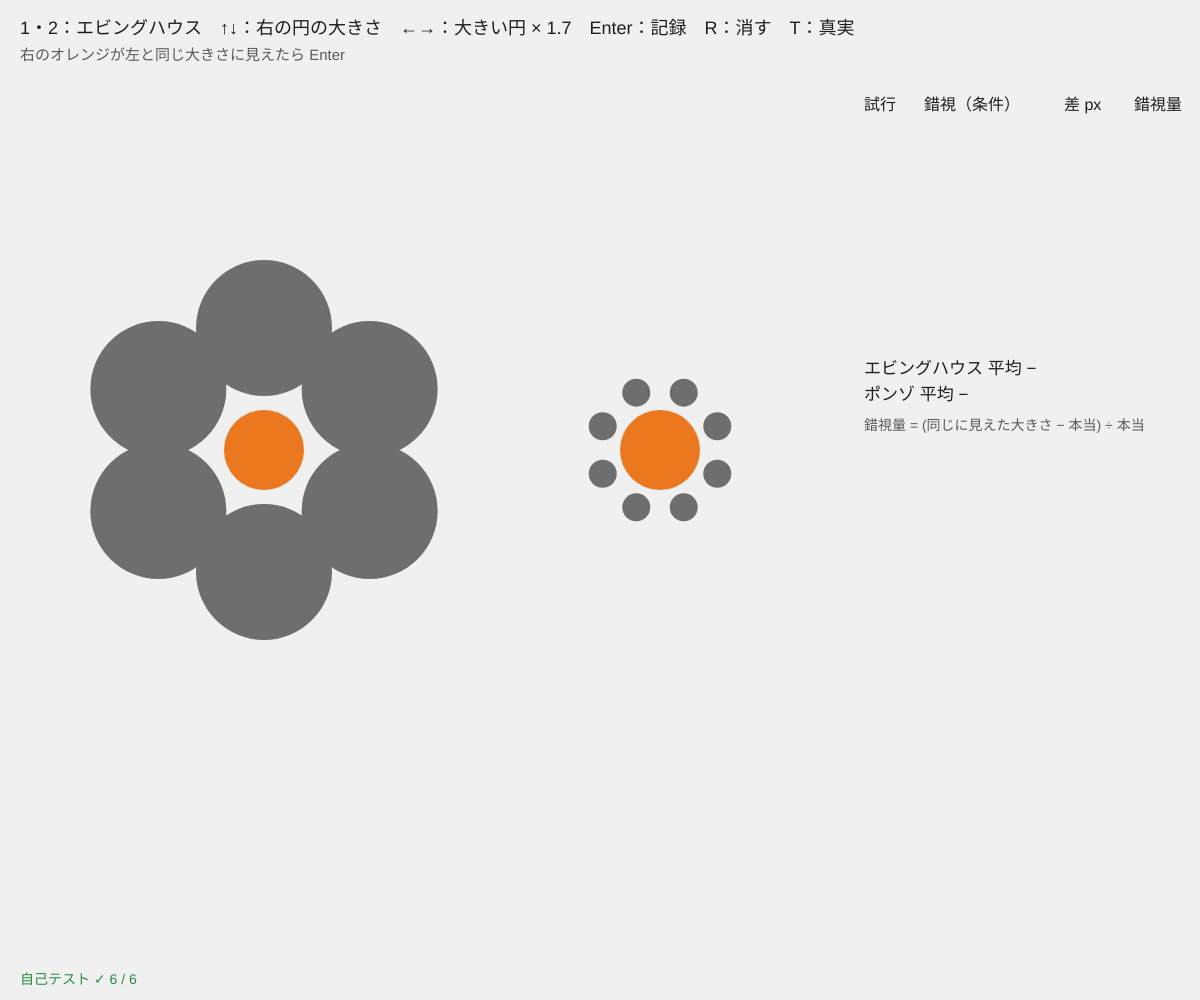
Frame 1 (no input)
Frame 60 (no input): identical to frame 1, image omitted
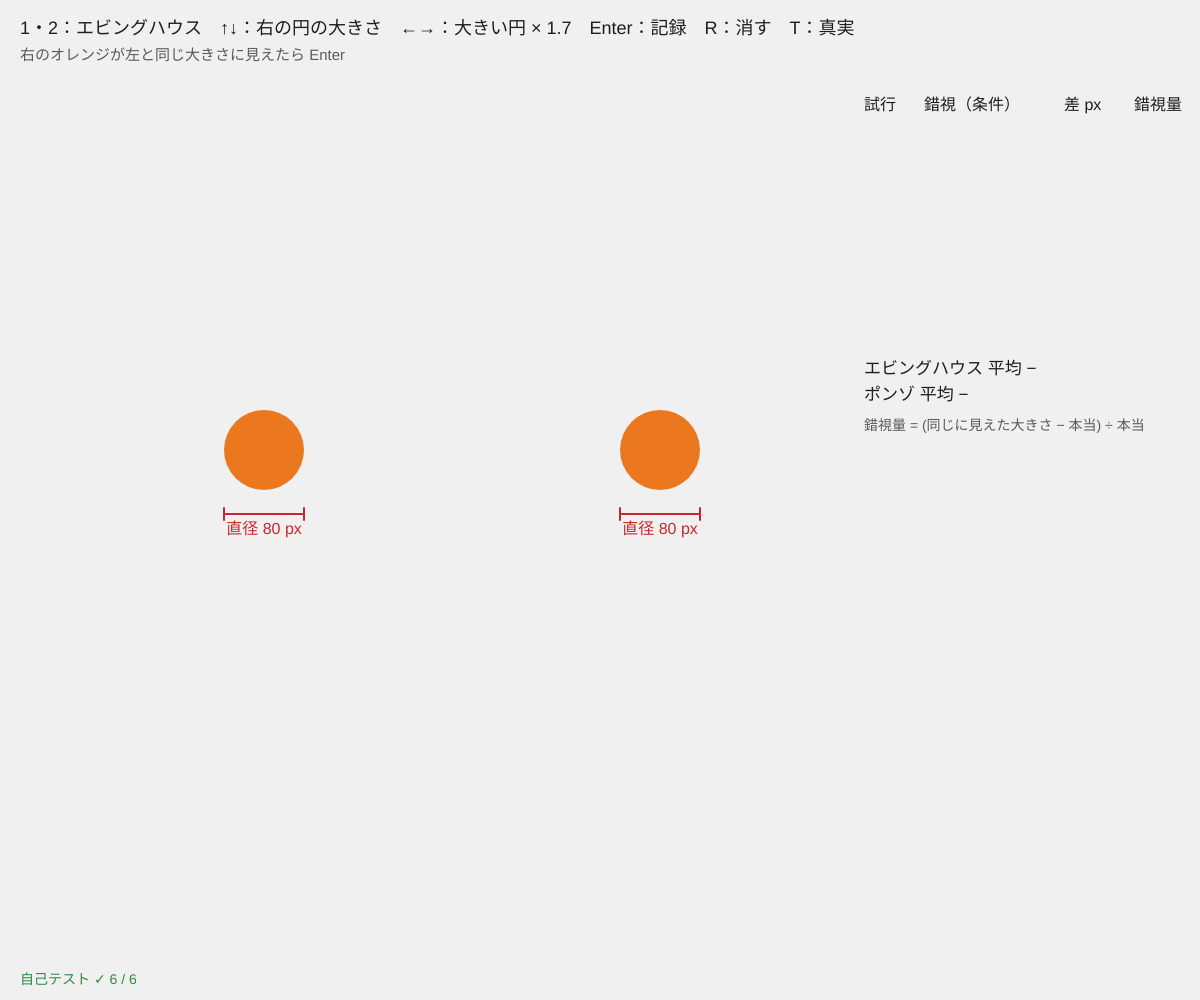
Frame 120 (the mouse pressed at the canvas centre since frame 60)

The p5.js sketch that drew these frames (run headless with seeded random() and noise() and a simulated clock; from frame 60 on, the mouse is pressed at the canvas centre):

// p5.js sketch
// ── sketch.js
// ============================================
// 01 エビングハウス錯視とポンゾ錯視
// 1：同じ大きさのオレンジの円でも、大きな円に囲まれると小さく、小さな円に囲まれると大きく見える
// 2：線路のように奥へ向かう 2 本の線の間では、上（遠く）の棒のほうが長く見える
// ↑↓ = 右（下）のオレンジの大きさ / ←→ = まわりの大きさ・線の傾き / 1・2 = 錯視の切替 / Enter = 記録 / R = 消す
// T またはマウスを押している間 = 真実を見る（まわりを消して、本当の大きさを px で表示）
// ============================================

let which = 1;               // 1 = エビングハウス、2 = ポンゾ
let R0 = 40;                 // ★ 左のオレンジの円の半径 px（標準）
let cmpR = 40;               // 右の円の半径（比較）。最初は R0 と同じ
let bigRatio = 1.7;          // ★ 大きい円の半径 ÷ R0
let smallRatio = 0.35;       // ★ 小さい円の半径 ÷ R0
let B0 = 160;                // ★ ポンゾの上の棒の長さ px（標準）
let cmpB = 160;              // 下の棒（比較）
let conv = 0.32;             // ★ ポンゾの線の傾き（0 = 平行）
let truthKey = false, trials = [];
const PAPER = 240, ORANGE = [235, 120, 30], RING = 110;

function setup() {
  createCanvas(windowWidth, windowHeight);
  drawScene(false);
  selfTest();
}
function truthOn() { return truthKey || mouseIsPressed; }
function draw() { drawScene(truthOn()); }

function layout() {
  return { y: Math.round(height * 0.45), xL: Math.round(width * 0.22), xR: Math.round(width * 0.55), cx: Math.round(width * 0.38),
           yTop: Math.round(height * 0.3), yBot: Math.round(height * 0.66) };
}

function drawScene(truth) {
  background(PAPER);
  let L = layout();
  if (which === 1) {
    if (!truth) {
      ringOf(L.xL, L.y, R0, 6, R0 * bigRatio, 14);             // 大きな円 6 個
      ringOf(L.xR, L.y, cmpR, 8, R0 * smallRatio, 8);          // 小さな円 8 個
    }
    noStroke(); fill(ORANGE);
    circle(L.xL, L.y, 2 * R0); circle(L.xR, L.y, 2 * cmpR);
    if (truth) {
      measureBar(L.xL - R0, L.xL + R0, L.y + R0 + 24, '直径 ' + 2 * R0 + ' px');
      measureBar(L.xR - cmpR, L.xR + cmpR, L.y + cmpR + 24, '直径 ' + 2 * cmpR + ' px');
    }
  } else {
    // 線路：消失点 (cx, vy) から広がる 2 本の線と枕木
    let vy = Math.round(height * 0.08), half = (y) => (y - vy) * conv + 30;
    if (!truth) {
      stroke(RING); strokeWeight(5);
      line(L.cx - 30, vy, L.cx - half(height), height); line(L.cx + 30, vy, L.cx + half(height), height);
      strokeWeight(2); stroke(RING, 120);
      for (let k = 1; k < 14; k++) { let y = vy + (height - vy) * Math.pow(k / 14, 1.6); line(L.cx - half(y), y, L.cx + half(y), y); }
    }
    noStroke(); fill(ORANGE);
    rect(L.cx - Math.floor(B0 / 2), L.yTop - 6, B0, 12);
    rect(L.cx - Math.floor(cmpB / 2), L.yBot - 6, cmpB, 12);
    if (truth) {
      measureBar(L.cx - Math.floor(B0 / 2), L.cx - Math.floor(B0 / 2) + B0, L.yTop + 26, B0 + ' px');
      measureBar(L.cx - Math.floor(cmpB / 2), L.cx - Math.floor(cmpB / 2) + cmpB, L.yBot + 26, cmpB + ' px');
    }
  }
  // 文字
  noStroke(); fill(30); textAlign(LEFT, BASELINE); textSize(18);
  let par = which === 1 ? '大きい円 × ' + bigRatio.toFixed(1) : '線の傾き ' + conv.toFixed(2);
  text('1・2：' + (which === 1 ? 'エビングハウス' : 'ポンゾ') + '　↑↓：' + (which === 1 ? '右の円' : '下の棒') + 'の大きさ　←→：' + par + '　Enter：記録　R：消す　T：真実', 20, 34);
  fill(90); textSize(15);
  text(which === 1 ? '右のオレンジが左と同じ大きさに見えたら Enter' : '下の棒が上の棒と同じ長さに見えたら Enter', 20, 60);
  drawTable(Math.round(width * 0.72), 110);
  fill(selfTestResults.length && selfTestResults.every((r) => r.ok) ? color(40, 140, 70) : color(200, 40, 40)); textSize(14);
  text(selfTestLine(), 20, height - 16);
}

// 中心 (x, y)・半径 r の円のまわりに、半径 rr の円を n 個、すき間 gap で並べる
function ringOf(x, y, r, n, rr, gap) {
  noStroke(); fill(RING);
  let d = r + gap + rr;
  for (let k = 0; k < n; k++) { let a = (k / n) * TWO_PI + PI / n; circle(x + d * Math.cos(a), y + d * Math.sin(a), 2 * rr); }
}
function measureBar(x0, x1, y, s) {
  stroke(200, 40, 40); strokeWeight(2); line(x0, y, x1, y); line(x0, y - 6, x0, y + 6); line(x1, y - 6, x1, y + 6);
  noStroke(); fill(200, 40, 40); textSize(16); textAlign(CENTER, TOP); text(s, (x0 + x1) / 2, y + 8); textAlign(LEFT, BASELINE);
}

function keyPressed() {
  if (key === '1' || key === '2') { which = +key; truthKey = false; }
  if (key === UP_ARROW) { if (which === 1) cmpR = Math.min(90, cmpR + 1); else cmpB = Math.min(400, cmpB + 2); }
  if (key === DOWN_ARROW) { if (which === 1) cmpR = Math.max(10, cmpR - 1); else cmpB = Math.max(40, cmpB - 2); }
  if (key === RIGHT_ARROW) { if (which === 1) bigRatio = Math.min(2.6, bigRatio + 0.1); else conv = Math.min(0.8, conv + 0.04); }
  if (key === LEFT_ARROW) { if (which === 1) bigRatio = Math.max(0.4, bigRatio - 0.1); else conv = Math.max(0, conv - 0.04); }
  if (key === 't' || key === 'T') truthKey = !truthKey;
  if (key === 'r' || key === 'R') trials = [];
  if (key === ENTER) {
    let std = which === 1 ? 2 * R0 : B0, seen = which === 1 ? 2 * cmpR : cmpB;
    trials.push({ which, par: which === 1 ? bigRatio.toFixed(1) : conv.toFixed(2), diff: seen - std, pct: illusionPct(seen, std) });
    if (which === 1) cmpR = R0 + Math.round((Math.random() - 0.5) * 16); else cmpB = B0 + Math.round((Math.random() - 0.5) * 60);
  }
}

function illusionPct(seen, real) { return ((seen - real) / real) * 100; }
function mean(a) { return a.length ? a.reduce((s, x) => s + x, 0) / a.length : 0; }

function drawTable(x, y) {
  noStroke(); fill(30); textSize(16); textAlign(LEFT, BASELINE);
  let cw = [60, 140, 70, 80], cols = (v, yy) => { let xx = x; v.forEach((s, i) => { text(s, xx, yy); xx += cw[i]; }); };
  cols(['試行', '錯視（条件）', '差 px', '錯視量'], y);
  let last = trials.slice(-10); fill(70);
  last.forEach((t, i) => cols([trials.length - last.length + i + 1, (t.which === 1 ? 'エ ×' : 'ポ ') + t.par, (t.diff > 0 ? '+' : '') + t.diff, t.pct.toFixed(1) + ' %'], y + 24 * (i + 1)));
  fill(30); textSize(17);
  for (let w of [1, 2]) {
    let a = trials.filter((t) => t.which === w).map((t) => t.pct);
    text((w === 1 ? 'エビングハウス' : 'ポンゾ') + ' 平均 ' + (a.length ? mean(a).toFixed(1) + ' %（' + a.length + ' 回）' : '−'), x, y + 24 * 11 + (w - 1) * 26);
  }
  fill(90); textSize(14);
  text('錯視量 = (同じに見えた大きさ − 本当) ÷ 本当', x, y + 24 * 11 + 56);
}

function windowResized() { resizeCanvas(windowWidth, windowHeight); }

// ---------- やってみよう ----------
// 1. エビングハウス：←→ で大きい円を R0 と同じ大きさ（× 1.0）にすると錯視は弱くなる？
// 2. ringOf の gap（すき間）を大きくすると？ まわりが遠いと効きにくい
// 3. ポンゾ：線の傾きを 0（平行）にすると、2 本の棒は同じに見える？
// 4. 枕木だけ・線だけにして、どちらが効いているか確かめよう
// 5. 何回か測って、エビングハウスとポンゾの平均の錯視量を比べよう


// ==================================================
// ここから下は「錯視の道具」（中身は読まなくても OK。消さないでね）
// ==================================================
function readPix(x, y) {
  let d = pixelDensity(), i = 4 * (Math.round(y * d) * Math.round(width * d) + Math.round(x * d));
  return [pixels[i], pixels[i + 1], pixels[i + 2]];
}
// 高さ y の行で、色 c（RGB）の画素が続く長さを数える（x の範囲 xa〜xb）
function colorRun(y, xa, xb, c, tol = 12) {
  let first = -1, last = -1;
  for (let x = Math.max(0, xa); x <= Math.min(width - 1, xb); x++) {
    let p = readPix(x, y);
    if (Math.abs(p[0] - c[0]) <= tol && Math.abs(p[1] - c[1]) <= tol && Math.abs(p[2] - c[2]) <= tol) { if (first < 0) first = x; last = x; }
  }
  return first < 0 ? 0 : last - first + 1;
}

// ---- 自己テスト：両方の錯視を描いて画素を測り、比べる 2 つが本当に同じ大きさかを確かめる
let selfTestResults = [];
function selfTest() {
  let R = [], ok = (name, cond) => R.push({ name, ok: !!cond }), keep = which, L = layout();
  ok('はじめは 比較 = 標準（円の半径 ' + R0 + '、棒 ' + B0 + ' px、同じ定数）', cmpR === R0 && cmpB === B0);
  which = 1; drawScene(false); loadPixels();
  let a = colorRun(L.y, L.xL - 100, L.xL + 100, ORANGE), b = colorRun(L.y, L.xR - 100, L.xR + 100, ORANGE);
  ok('エビングハウス：画素で測った直径 ' + a + ' px と ' + b + ' px（等しい）', a === b && Math.abs(a - 2 * R0) <= 2);
  let pa = readPix(L.xL, L.y), pb = readPix(L.xR, L.y);
  ok('エビングハウス：2 つの円の中心の色が同じ ' + pa.join(','), pa.join() === pb.join() && pa.join() === ORANGE.join());
  which = 2; drawScene(false); loadPixels();
  let c = colorRun(L.yTop, L.cx - 300, L.cx + 300, ORANGE), d = colorRun(L.yBot, L.cx - 300, L.cx + 300, ORANGE);
  ok('ポンゾ：画素で測った棒の長さ ' + c + ' px と ' + d + ' px（等しい）', c === d && Math.abs(c - B0) <= 1);
  which = keep; drawScene(false);
  ok('錯視量 %：88 px に見えた 80 px は +10 %', Math.abs(illusionPct(88, 80) - 10) < 1e-9);
  ok('平均：[] は 0、[−4, 10] は 3', mean([]) === 0 && mean([-4, 10]) === 3);
  selfTestResults = R;
  for (let r of R) (r.ok ? console.log : console.error)((r.ok ? '✓ ' : '✗ ') + r.name);
  return R.every((r) => r.ok);
}
function selfTestLine() { let n = selfTestResults.filter((r) => r.ok).length; return '自己テスト ' + (n === selfTestResults.length ? '✓ ' : '✗ ') + n + ' / ' + selfTestResults.length; }
